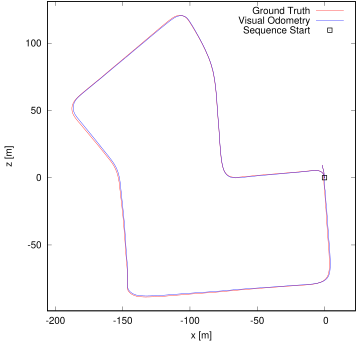

Write the gnuplot code that produced this figure.
set term postscript eps enhanced color
set output "07.eps"
set size ratio -1
set xrange [-206:23]
set yrange [-99:131]
set xlabel "x [m]"
set ylabel "z [m]"
plot "sub07.txt" using 1:2 lc rgb "#FF0000" title 'Ground Truth' w lines,"sub07.txt" using 3:4 lc rgb "#0000FF" title 'Visual Odometry' w lines,"< head -1 sub07.txt" using 1:2 lc rgb "#000000" pt 4 ps 1 lw 2 title 'Sequence Start' w points
